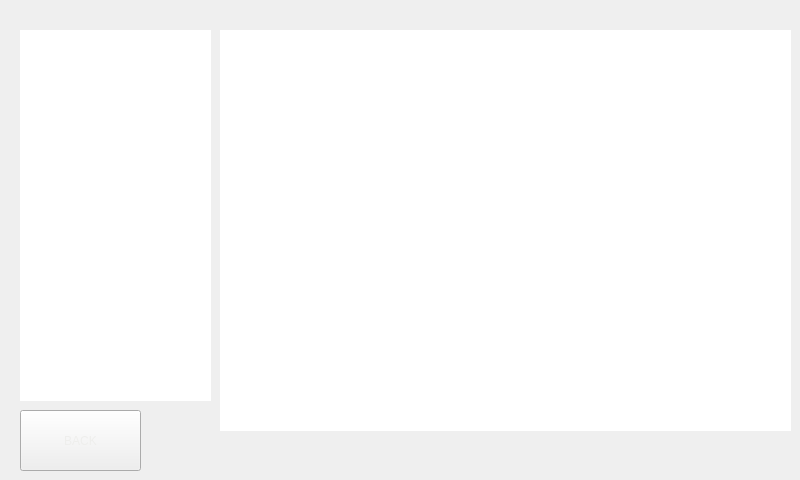
<?xml version="1.0" encoding="UTF-8"?>
<ui version="4.0">
 <class>page_eventView</class>
 <widget class="QWidget" name="page_eventView">
  <property name="geometry">
   <rect>
    <x>0</x>
    <y>0</y>
    <width>800</width>
    <height>480</height>
   </rect>
  </property>
  <property name="windowTitle">
   <string>Form</string>
  </property>
  <widget class="QListWidget" name="list_timeEvent">
   <property name="geometry">
    <rect>
     <x>20</x>
     <y>30</y>
     <width>191</width>
     <height>371</height>
    </rect>
   </property>
   <property name="styleSheet">
    <string notr="true">listWidget {
    background-color: white;
    background-image: url(draft.png);
    background-attachment: scroll;
}

listWidget::item:alternate {
    background: #EEEEEE;
}

listWidget::item:selected {
    border: 1px solid #6a6ea9;
}</string>
   </property>
   <property name="frameShape">
    <enum>QFrame::NoFrame</enum>
   </property>
  </widget>
  <widget class="QListWidget" name="list_holeEvent">
   <property name="geometry">
    <rect>
     <x>220</x>
     <y>30</y>
     <width>571</width>
     <height>401</height>
    </rect>
   </property>
   <property name="frameShape">
    <enum>QFrame::NoFrame</enum>
   </property>
   <property name="autoScroll">
    <bool>false</bool>
   </property>
   <property name="dragDropMode">
    <enum>QAbstractItemView::DragDrop</enum>
   </property>
   <property name="selectionMode">
    <enum>QAbstractItemView::NoSelection</enum>
   </property>
   <property name="viewMode">
    <enum>QListView::IconMode</enum>
   </property>
  </widget>
  <widget class="QPushButton" name="btn_back">
   <property name="geometry">
    <rect>
     <x>20</x>
     <y>410</y>
     <width>121</width>
     <height>61</height>
    </rect>
   </property>
   <property name="focusPolicy">
    <enum>Qt::NoFocus</enum>
   </property>
   <property name="styleSheet">
    <string notr="true">border-image: url(:/image/base7.png);
color: rgb(238, 238, 236);</string>
   </property>
   <property name="text">
    <string>BACK</string>
   </property>
  </widget>
 </widget>
 <resources/>
 <connections/>
</ui>
